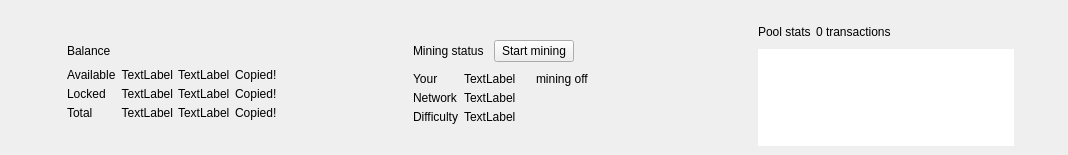
<?xml version="1.0" encoding="UTF-8"?>
<ui version="4.0">
 <class>OverviewHeaderFrame</class>
 <widget class="QFrame" name="OverviewHeaderFrame">
  <property name="geometry">
   <rect>
    <x>0</x>
    <y>0</y>
    <width>1068</width>
    <height>155</height>
   </rect>
  </property>
  <property name="windowTitle">
   <string>Frame</string>
  </property>
  <property name="frameShape">
   <enum>QFrame::NoFrame</enum>
  </property>
  <property name="frameShadow">
   <enum>QFrame::Raised</enum>
  </property>
  <layout class="QHBoxLayout" name="horizontalLayout">
   <property name="spacing">
    <number>0</number>
   </property>
   <property name="sizeConstraint">
    <enum>QLayout::SetDefaultConstraint</enum>
   </property>
   <property name="leftMargin">
    <number>0</number>
   </property>
   <property name="topMargin">
    <number>0</number>
   </property>
   <property name="rightMargin">
    <number>0</number>
   </property>
   <property name="bottomMargin">
    <number>0</number>
   </property>
   <item>
    <widget class="QFrame" name="m_overviewBalanceFrame">
     <property name="frameShape">
      <enum>QFrame::NoFrame</enum>
     </property>
     <property name="frameShadow">
      <enum>QFrame::Raised</enum>
     </property>
     <layout class="QGridLayout" name="gridLayout">
      <property name="leftMargin">
       <number>30</number>
      </property>
      <property name="topMargin">
       <number>25</number>
      </property>
      <property name="bottomMargin">
       <number>15</number>
      </property>
      <property name="spacing">
       <number>5</number>
      </property>
      <item row="1" column="2" colspan="5">
       <widget class="WalletGui::WalletHeaderLabel" name="label">
        <property name="text">
         <string>Balance</string>
        </property>
        <property name="indent">
         <number>0</number>
        </property>
       </widget>
      </item>
      <item row="4" column="4" alignment="Qt::AlignLeft">
       <widget class="WalletGui::WalletNormalGrayTextLabel" name="m_overviewLockedBalanceTickerLabel">
        <property name="text">
         <string>TextLabel</string>
        </property>
        <property name="indent">
         <number>0</number>
        </property>
       </widget>
      </item>
      <item row="3" column="2">
       <widget class="WalletGui::WalletSmallGrayTextLabel" name="m_overviewAvailableBalanceTextLabel">
        <property name="text">
         <string>Available</string>
        </property>
        <property name="indent">
         <number>0</number>
        </property>
       </widget>
      </item>
      <item row="4" column="2">
       <widget class="WalletGui::WalletSmallGrayTextLabel" name="m_overviewLockedBalanceTextLabel">
        <property name="text">
         <string>Locked</string>
        </property>
        <property name="indent">
         <number>0</number>
        </property>
       </widget>
      </item>
      <item row="5" column="4">
       <widget class="WalletGui::WalletNormalGreenBoldTextLabel" name="m_overviewTotalBalanceTickerLabel">
        <property name="text">
         <string>TextLabel</string>
        </property>
        <property name="indent">
         <number>0</number>
        </property>
       </widget>
      </item>
      <item row="3" column="3">
       <widget class="WalletGui::WalletNormalGrayTextLabel" name="m_overviewAvailableBalanceLabel">
        <property name="cursor">
         <cursorShape>PointingHandCursor</cursorShape>
        </property>
        <property name="toolTip">
         <string>Click to copy</string>
        </property>
        <property name="text">
         <string>TextLabel</string>
        </property>
        <property name="alignment">
         <set>Qt::AlignRight|Qt::AlignTrailing|Qt::AlignVCenter</set>
        </property>
       </widget>
      </item>
      <item row="1" column="0" rowspan="5">
       <widget class="QLabel" name="m_overviewBalanceIconLabel">
        <property name="text">
         <string/>
        </property>
        <property name="pixmap">
         <pixmap resource="../../resources.qrc">:/icons/actual_balance</pixmap>
        </property>
       </widget>
      </item>
      <item row="4" column="3">
       <widget class="WalletGui::WalletNormalGrayTextLabel" name="m_overviewLockedBalanceLabel">
        <property name="cursor">
         <cursorShape>PointingHandCursor</cursorShape>
        </property>
        <property name="toolTip">
         <string>Click to copy</string>
        </property>
        <property name="text">
         <string>TextLabel</string>
        </property>
        <property name="alignment">
         <set>Qt::AlignRight|Qt::AlignTrailing|Qt::AlignVCenter</set>
        </property>
       </widget>
      </item>
      <item row="5" column="3">
       <widget class="WalletGui::WalletNormalGreenBoldTextLabel" name="m_overviewTotalBalanceLabel">
        <property name="cursor">
         <cursorShape>PointingHandCursor</cursorShape>
        </property>
        <property name="toolTip">
         <string>Click to copy</string>
        </property>
        <property name="text">
         <string>TextLabel</string>
        </property>
        <property name="alignment">
         <set>Qt::AlignRight|Qt::AlignTrailing|Qt::AlignVCenter</set>
        </property>
       </widget>
      </item>
      <item row="6" column="0" colspan="7">
       <spacer name="verticalSpacer">
        <property name="orientation">
         <enum>Qt::Vertical</enum>
        </property>
        <property name="sizeHint" stdset="0">
         <size>
          <width>20</width>
          <height>40</height>
         </size>
        </property>
       </spacer>
      </item>
      <item row="3" column="4">
       <widget class="WalletGui::WalletNormalGrayTextLabel" name="m_overviewAvailableBalanceTickerLabel">
        <property name="text">
         <string>TextLabel</string>
        </property>
        <property name="indent">
         <number>0</number>
        </property>
       </widget>
      </item>
      <item row="3" column="6" rowspan="3">
       <spacer name="horizontalSpacer">
        <property name="orientation">
         <enum>Qt::Horizontal</enum>
        </property>
        <property name="sizeHint" stdset="0">
         <size>
          <width>40</width>
          <height>20</height>
         </size>
        </property>
       </spacer>
      </item>
      <item row="0" column="0" colspan="7">
       <spacer name="verticalSpacer_2">
        <property name="orientation">
         <enum>Qt::Vertical</enum>
        </property>
        <property name="sizeHint" stdset="0">
         <size>
          <width>20</width>
          <height>40</height>
         </size>
        </property>
       </spacer>
      </item>
      <item row="1" column="1" rowspan="5">
       <spacer name="horizontalSpacer_4">
        <property name="orientation">
         <enum>Qt::Horizontal</enum>
        </property>
        <property name="sizeType">
         <enum>QSizePolicy::Fixed</enum>
        </property>
        <property name="sizeHint" stdset="0">
         <size>
          <width>20</width>
          <height>20</height>
         </size>
        </property>
       </spacer>
      </item>
      <item row="5" column="2">
       <widget class="WalletGui::WalletSmallGreenBoldTextLabel" name="m_overviewTotalBalanceTextLabel">
        <property name="text">
         <string>Total</string>
        </property>
        <property name="indent">
         <number>0</number>
        </property>
       </widget>
      </item>
      <item row="3" column="5">
       <widget class="WalletGui::CopyMagicLabel" name="m_availableBalanceCopyLabel">
        <property name="text">
         <string>Copied!</string>
        </property>
        <property name="indent">
         <number>0</number>
        </property>
       </widget>
      </item>
      <item row="4" column="5">
       <widget class="WalletGui::CopyMagicLabel" name="m_lockedBalanceCopyLabel">
        <property name="text">
         <string>Copied!</string>
        </property>
        <property name="indent">
         <number>0</number>
        </property>
       </widget>
      </item>
      <item row="5" column="5">
       <widget class="WalletGui::CopyMagicLabel" name="m_totalBalanceCopyLabel">
        <property name="text">
         <string>Copied!</string>
        </property>
        <property name="indent">
         <number>0</number>
        </property>
       </widget>
      </item>
      <item row="2" column="2" colspan="4">
       <spacer name="verticalSpacer_8">
        <property name="orientation">
         <enum>Qt::Vertical</enum>
        </property>
        <property name="sizeType">
         <enum>QSizePolicy::Fixed</enum>
        </property>
        <property name="sizeHint" stdset="0">
         <size>
          <width>20</width>
          <height>0</height>
         </size>
        </property>
       </spacer>
      </item>
     </layout>
    </widget>
   </item>
   <item>
    <widget class="QFrame" name="m_overviewMiningFrame">
     <property name="enabled">
      <bool>true</bool>
     </property>
     <property name="frameShape">
      <enum>QFrame::NoFrame</enum>
     </property>
     <property name="frameShadow">
      <enum>QFrame::Raised</enum>
     </property>
     <layout class="QGridLayout" name="gridLayout_2">
      <property name="leftMargin">
       <number>30</number>
      </property>
      <property name="topMargin">
       <number>25</number>
      </property>
      <property name="bottomMargin">
       <number>15</number>
      </property>
      <property name="spacing">
       <number>5</number>
      </property>
      <item row="3" column="2">
       <widget class="WalletGui::WalletSmallBlackTextLabel" name="label_3">
        <property name="text">
         <string>Your</string>
        </property>
        <property name="indent">
         <number>0</number>
        </property>
       </widget>
      </item>
      <item row="6" column="0" colspan="6">
       <spacer name="verticalSpacer_4">
        <property name="orientation">
         <enum>Qt::Vertical</enum>
        </property>
        <property name="sizeHint" stdset="0">
         <size>
          <width>20</width>
          <height>40</height>
         </size>
        </property>
       </spacer>
      </item>
      <item row="5" column="3" alignment="Qt::AlignLeft">
       <widget class="WalletGui::WalletNormalBlackTextLabel" name="m_overviewNetworkDifficultyLabel">
        <property name="text">
         <string>TextLabel</string>
        </property>
       </widget>
      </item>
      <item row="1" column="1" rowspan="5">
       <spacer name="horizontalSpacer_5">
        <property name="orientation">
         <enum>Qt::Horizontal</enum>
        </property>
        <property name="sizeType">
         <enum>QSizePolicy::Fixed</enum>
        </property>
        <property name="sizeHint" stdset="0">
         <size>
          <width>20</width>
          <height>20</height>
         </size>
        </property>
       </spacer>
      </item>
      <item row="5" column="2">
       <widget class="WalletGui::WalletSmallBlackTextLabel" name="label_7">
        <property name="text">
         <string>Difficulty</string>
        </property>
        <property name="indent">
         <number>0</number>
        </property>
       </widget>
      </item>
      <item row="1" column="0" rowspan="5">
       <widget class="QLabel" name="m_overviewMiningIconLabel">
        <property name="text">
         <string/>
        </property>
        <property name="pixmap">
         <pixmap resource="../../resources.qrc">:/icons/miner-big</pixmap>
        </property>
       </widget>
      </item>
      <item row="1" column="2" colspan="2">
       <layout class="QHBoxLayout" name="horizontalLayout_2" stretch="0,1">
        <property name="spacing">
         <number>10</number>
        </property>
        <item alignment="Qt::AlignVCenter">
         <widget class="WalletGui::WalletHeaderLabel" name="m_miningStatusTextLabel">
          <property name="text">
           <string>Mining status</string>
          </property>
          <property name="indent">
           <number>0</number>
          </property>
         </widget>
        </item>
        <item alignment="Qt::AlignLeft|Qt::AlignVCenter">
         <widget class="QPushButton" name="m_startMiningButton">
          <property name="focusPolicy">
           <enum>Qt::NoFocus</enum>
          </property>
          <property name="text">
           <string>Start mining</string>
          </property>
          <property name="checkable">
           <bool>true</bool>
          </property>
         </widget>
        </item>
       </layout>
      </item>
      <item row="3" column="3">
       <layout class="QHBoxLayout" name="horizontalLayout_3" stretch="0,1">
        <property name="spacing">
         <number>20</number>
        </property>
        <property name="leftMargin">
         <number>0</number>
        </property>
        <item alignment="Qt::AlignLeft">
         <widget class="WalletGui::WalletNormalBlackTextLabel" name="m_overviewHashRateLabel">
          <property name="text">
           <string>TextLabel</string>
          </property>
         </widget>
        </item>
        <item alignment="Qt::AlignLeft">
         <widget class="QLabel" name="m_miningStateLabel">
          <property name="text">
           <string>mining off</string>
          </property>
          <property name="indent">
           <number>0</number>
          </property>
         </widget>
        </item>
       </layout>
      </item>
      <item row="0" column="0" colspan="6">
       <spacer name="verticalSpacer_3">
        <property name="orientation">
         <enum>Qt::Vertical</enum>
        </property>
        <property name="sizeHint" stdset="0">
         <size>
          <width>20</width>
          <height>40</height>
         </size>
        </property>
       </spacer>
      </item>
      <item row="3" column="5" rowspan="3">
       <spacer name="horizontalSpacer_2">
        <property name="orientation">
         <enum>Qt::Horizontal</enum>
        </property>
        <property name="sizeHint" stdset="0">
         <size>
          <width>40</width>
          <height>20</height>
         </size>
        </property>
       </spacer>
      </item>
      <item row="4" column="3" alignment="Qt::AlignLeft">
       <widget class="WalletGui::WalletNormalBlackTextLabel" name="m_overviewNetworkHashrateLabel">
        <property name="text">
         <string>TextLabel</string>
        </property>
       </widget>
      </item>
      <item row="4" column="2">
       <widget class="WalletGui::WalletSmallBlackTextLabel" name="label_5">
        <property name="text">
         <string>Network</string>
        </property>
        <property name="indent">
         <number>0</number>
        </property>
       </widget>
      </item>
      <item row="2" column="2" colspan="2">
       <spacer name="verticalSpacer_7">
        <property name="orientation">
         <enum>Qt::Vertical</enum>
        </property>
        <property name="sizeType">
         <enum>QSizePolicy::Fixed</enum>
        </property>
        <property name="sizeHint" stdset="0">
         <size>
          <width>20</width>
          <height>0</height>
         </size>
        </property>
       </spacer>
      </item>
     </layout>
    </widget>
   </item>
   <item>
    <widget class="QFrame" name="m_overviewPoolFrame">
     <property name="frameShape">
      <enum>QFrame::NoFrame</enum>
     </property>
     <property name="frameShadow">
      <enum>QFrame::Raised</enum>
     </property>
     <layout class="QGridLayout" name="gridLayout_3" columnstretch="0,0,0,1,0">
      <property name="leftMargin">
       <number>30</number>
      </property>
      <property name="topMargin">
       <number>25</number>
      </property>
      <property name="spacing">
       <number>5</number>
      </property>
      <item row="4" column="0" colspan="5">
       <spacer name="verticalSpacer_6">
        <property name="orientation">
         <enum>Qt::Vertical</enum>
        </property>
        <property name="sizeHint" stdset="0">
         <size>
          <width>20</width>
          <height>40</height>
         </size>
        </property>
       </spacer>
      </item>
      <item row="3" column="4">
       <spacer name="horizontalSpacer_3">
        <property name="orientation">
         <enum>Qt::Horizontal</enum>
        </property>
        <property name="sizeHint" stdset="0">
         <size>
          <width>40</width>
          <height>20</height>
         </size>
        </property>
       </spacer>
      </item>
      <item row="1" column="3" colspan="2">
       <widget class="WalletGui::WalletNormalBlackTextLabel" name="m_overviewPoolSizeLabel">
        <property name="text">
         <string>0 transactions</string>
        </property>
        <property name="indent">
         <number>0</number>
        </property>
       </widget>
      </item>
      <item row="1" column="1" rowspan="3">
       <spacer name="horizontalSpacer_6">
        <property name="orientation">
         <enum>Qt::Horizontal</enum>
        </property>
        <property name="sizeType">
         <enum>QSizePolicy::Fixed</enum>
        </property>
        <property name="sizeHint" stdset="0">
         <size>
          <width>20</width>
          <height>20</height>
         </size>
        </property>
       </spacer>
      </item>
      <item row="0" column="0" colspan="5">
       <spacer name="verticalSpacer_5">
        <property name="orientation">
         <enum>Qt::Vertical</enum>
        </property>
        <property name="sizeHint" stdset="0">
         <size>
          <width>20</width>
          <height>40</height>
         </size>
        </property>
       </spacer>
      </item>
      <item row="3" column="2" colspan="2">
       <widget class="WalletGui::OverviewTransactionPoolTreeView" name="m_overviewTransactionPoolView">
        <property name="frameShape">
         <enum>QFrame::NoFrame</enum>
        </property>
        <property name="selectionMode">
         <enum>QAbstractItemView::NoSelection</enum>
        </property>
        <property name="textElideMode">
         <enum>Qt::ElideMiddle</enum>
        </property>
        <property name="rootIsDecorated">
         <bool>false</bool>
        </property>
        <property name="uniformRowHeights">
         <bool>true</bool>
        </property>
        <property name="itemsExpandable">
         <bool>false</bool>
        </property>
        <attribute name="headerVisible">
         <bool>false</bool>
        </attribute>
        <attribute name="headerStretchLastSection">
         <bool>false</bool>
        </attribute>
       </widget>
      </item>
      <item row="1" column="2" alignment="Qt::AlignLeft">
       <widget class="WalletGui::WalletHeaderLabel" name="label_9">
        <property name="text">
         <string>Pool stats</string>
        </property>
        <property name="indent">
         <number>0</number>
        </property>
       </widget>
      </item>
      <item row="1" column="0" rowspan="3">
       <widget class="QLabel" name="m_overviewPoolIconLabel">
        <property name="text">
         <string/>
        </property>
        <property name="pixmap">
         <pixmap resource="../../resources.qrc">:/icons/pool-stats</pixmap>
        </property>
       </widget>
      </item>
      <item row="2" column="2" colspan="2">
       <spacer name="verticalSpacer_9">
        <property name="orientation">
         <enum>Qt::Vertical</enum>
        </property>
        <property name="sizeType">
         <enum>QSizePolicy::Fixed</enum>
        </property>
        <property name="sizeHint" stdset="0">
         <size>
          <width>20</width>
          <height>0</height>
         </size>
        </property>
       </spacer>
      </item>
     </layout>
    </widget>
   </item>
  </layout>
 </widget>
 <customwidgets>
  <customwidget>
   <class>WalletGui::WalletSmallGrayTextLabel</class>
   <extends>QLabel</extends>
   <header>Gui/Common/WalletTextLabel.h</header>
  </customwidget>
  <customwidget>
   <class>WalletGui::WalletHeaderLabel</class>
   <extends>QLabel</extends>
   <header>Gui/Common/WalletTextLabel.h</header>
  </customwidget>
  <customwidget>
   <class>WalletGui::CopyMagicLabel</class>
   <extends>QLabel</extends>
   <header>Gui/Common/CopyMagicLabel.h</header>
  </customwidget>
  <customwidget>
   <class>WalletGui::WalletNormalGrayTextLabel</class>
   <extends>QLabel</extends>
   <header>Gui/Common/WalletTextLabel.h</header>
  </customwidget>
  <customwidget>
   <class>WalletGui::WalletNormalBlackTextLabel</class>
   <extends>QLabel</extends>
   <header>Gui/Common/WalletTextLabel.h</header>
  </customwidget>
  <customwidget>
   <class>WalletGui::WalletSmallGreenBoldTextLabel</class>
   <extends>QLabel</extends>
   <header>Gui/Common/WalletTextLabel.h</header>
  </customwidget>
  <customwidget>
   <class>WalletGui::WalletNormalGreenBoldTextLabel</class>
   <extends>QLabel</extends>
   <header>Gui/Common/WalletTextLabel.h</header>
  </customwidget>
  <customwidget>
   <class>WalletGui::WalletSmallBlackTextLabel</class>
   <extends>QLabel</extends>
   <header>Gui/Common/WalletTextLabel.h</header>
  </customwidget>
  <customwidget>
   <class>WalletGui::OverviewTransactionPoolTreeView</class>
   <extends>QTreeView</extends>
   <header>Gui/Overview/OverviewTransactionPoolTreeView.h</header>
  </customwidget>
 </customwidgets>
 <resources>
  <include location="../../resources.qrc"/>
 </resources>
 <connections>
  <connection>
   <sender>m_overviewTransactionPoolView</sender>
   <signal>doubleClicked(QModelIndex)</signal>
   <receiver>OverviewHeaderFrame</receiver>
   <slot>poolTransactionClicked(QModelIndex)</slot>
   <hints>
    <hint type="sourcelabel">
     <x>882</x>
     <y>90</y>
    </hint>
    <hint type="destinationlabel">
     <x>533</x>
     <y>73</y>
    </hint>
   </hints>
  </connection>
  <connection>
   <sender>m_startMiningButton</sender>
   <signal>clicked(bool)</signal>
   <receiver>OverviewHeaderFrame</receiver>
   <slot>startMiningClicked(bool)</slot>
   <hints>
    <hint type="sourcelabel">
     <x>579</x>
     <y>46</y>
    </hint>
    <hint type="destinationlabel">
     <x>533</x>
     <y>77</y>
    </hint>
   </hints>
  </connection>
 </connections>
 <slots>
  <slot>poolTransactionClicked(QModelIndex)</slot>
  <slot>startMiningClicked(bool)</slot>
 </slots>
</ui>
